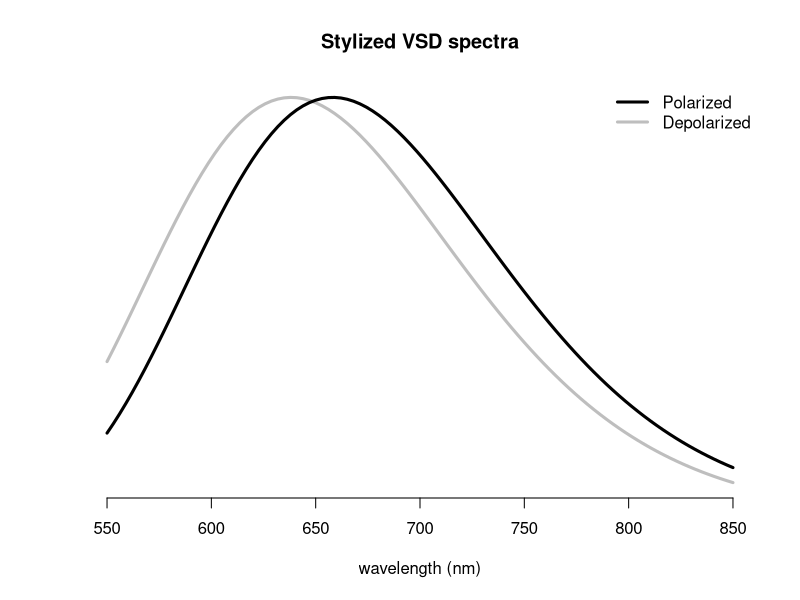
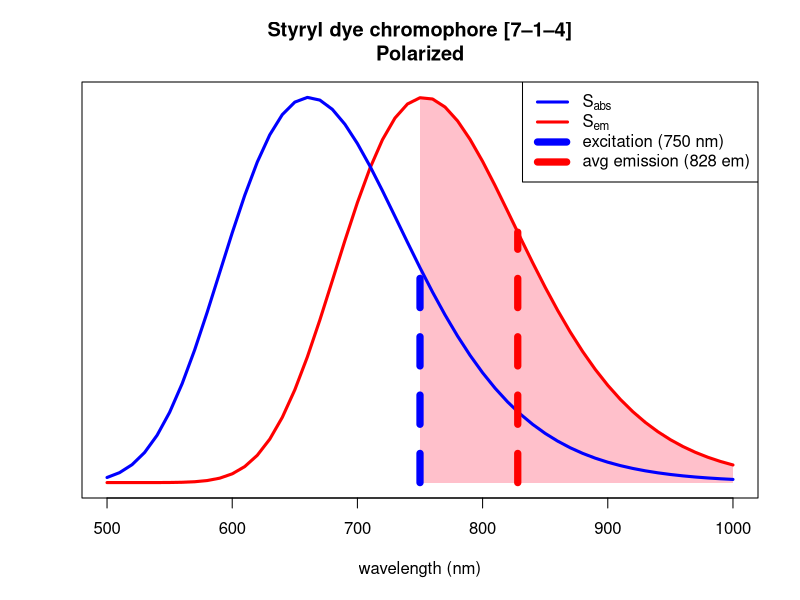
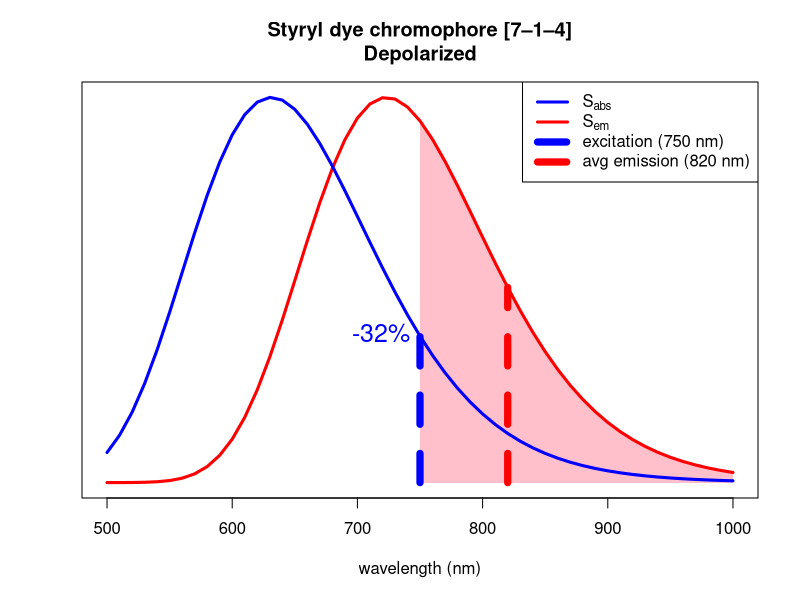

Generate these figures, in order, with R:
## ---- chunk 1
fmean <- 300/675
fsd <- (300/525 - fmean)/2.5
# Changing the variable from frequency to wavelength introduces the factor of 300/lambda^2
spec <- function(lambda, shift=0)dnorm(300/(lambda-shift), fmean, fsd)*300/(lambda-shift)^2
lambda <- seq(550, 850, length.out = 100)
plot(lambda, spec(lambda+20), type='l', col="gray", lwd=3, xlab="wavelength (nm)", ylab="", yaxt="n", bty='n', main = "Stylized VSD spectra")
lines(lambda, spec(lambda), col="black", lwd=3)
legend('topright', c("Polarized", "Depolarized"), lwd=3, col=c("black", "gray"), bty='n')
## ---- chunk 2
# peak -- peak wavelength in nanometers
# width -- width (support) of the spectrum in nanometers
# Returns a function which gives relative fluorescence or absorption as a function of
# wavelength and shift due to depolarization.
vsdSpectrum <- function(peak, width=300){
   # Create a function for a curve with a 675 nm peak
  # NOTE: the factor 300/lambda^2 comes from a change of variable
  # from frequency to wavelength.
  fsd <- (300/(675-.5*width) - 300/675)/2.5
  fcal <- function(lambda)dnorm(300/lambda, 300/675, fsd)*300/lambda^2
  # Return a function which translates the calibrated curve
  # to the correct peak wavelength and shift, and normalizes
  # it so its peak value is 1.
  function(lambda, depolarization_shift=0){
    fcal(lambda + depolarization_shift + 675 - peak)/fcal(675)
  }
}
## ---- chunk 3
S_abs <- vsdSpectrum(678)
S_em <- vsdSpectrum(770)
lambda <- seq(500, 1000, by=10)
idx <- lambda > 750
n <- sum(idx)
matplot(lambda, cbind(S_abs(lambda), S_em(lambda)), type='n', xlab="wavelength (nm)", ylab = "", yaxt='n', lty=1, lwd = 3, col=c("blue", "red"), main="Styryl dye chromophore [7–1–4]\nPolarized")
polygon(c(lambda[idx], lambda[idx][n:1], 750, 750), c(rep(0, n), S_em(lambda[idx][n:1]), S_em(750), 0), col="pink", border=NA)
lines(lambda, S_em(lambda), lwd=3, col="red")
lines(lambda, S_abs(lambda), lwd=3, col="blue")
segments(750, 0, 750, S_abs(750), lty=2, lwd=7, col="blue")
avg_em <- integrate(function(lambda)lambda*S_em(lambda), 750, 1500)$value/integrate(S_em, 750, 1500)$value
segments(avg_em, 0, avg_em, S_em(avg_em), lty=2, lwd=7, col="red")
legend('topright', c(expression(S[abs]), expression(S[em]), "excitation (750 nm)", "avg emission (828 em)"), col=c("blue", "red"), lwd=c(3, 3, 7, 7), lty=c(1, 1, 2, 2))
## ---- chunk 4
shft <- 30
matplot(lambda, cbind(S_abs(lambda, shft), S_em(lambda, shft)), type='n', xlab="wavelength (nm)", ylab = "", yaxt='n', lty=1, lwd = 3, col=c("blue", "red"), main="Styryl dye chromophore [7–1–4]\nDepolarized")
polygon(c(lambda[idx], lambda[idx][n:1], 750, 750), c(rep(0, n), S_em(lambda[idx][n:1], shft), S_em(750,shft), 0), col="pink", border=NA)
lines(lambda, S_em(lambda, shft), lwd=3, col="red")
lines(lambda, S_abs(lambda, shft), lwd=3, col="blue")
segments(750, 0, 750, S_abs(750, shft), lty=2, lwd=7, col="blue")
text(750, S_abs(750, shft), "-32%", col="blue", pos=2, cex=1.5)
avg_em <- integrate(function(lambda)lambda*S_em(lambda,shft), 750, 1500)$value/integrate(function(lambda)S_em(lambda, shft), 750, 1500)$value
segments(avg_em, 0, avg_em, S_em(avg_em, shft), lty=2, lwd=7, col="red")
legend('topright', c(expression(S[abs]), expression(S[em]), "excitation (750 nm)", "avg emission (820 nm)"), col=c("blue", "red"), lwd=c(3, 3, 7, 7), lty=c(1, 1, 2, 2))
